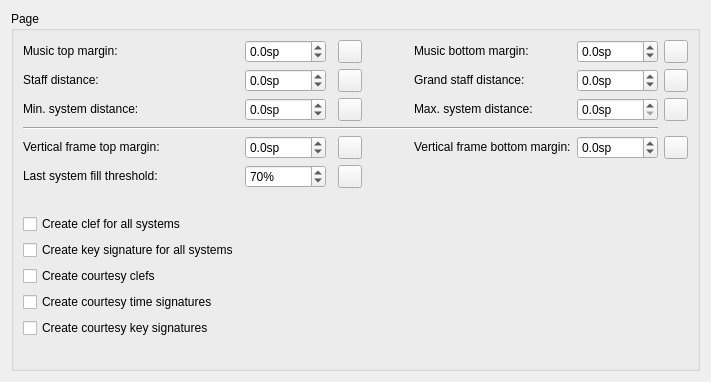
      <widget class="QWidget" name="PagePage">
       <layout class="QVBoxLayout" name="verticalLayout_21">
        <property name="spacing">
         <number>0</number>
        </property>
        <item>
         <widget class="QGroupBox" name="groupBox_13">
          <property name="title">
           <string>Page</string>
          </property>
          <property name="checkable">
           <bool>false</bool>
          </property>
          <layout class="QGridLayout" name="gridLayout_8">
           <property name="verticalSpacing">
            <number>6</number>
           </property>
           <item row="7" column="0" colspan="2">
            <widget class="QCheckBox" name="genClef">
             <property name="sizePolicy">
              <sizepolicy hsizetype="Fixed" vsizetype="Fixed">
               <horstretch>0</horstretch>
               <verstretch>0</verstretch>
              </sizepolicy>
             </property>
             <property name="text">
              <string>Create clef for all systems</string>
             </property>
            </widget>
           </item>
           <item row="1" column="3">
            <widget class="QToolButton" name="resetStaffDistance">
             <property name="toolTip">
              <string>Reset to default</string>
             </property>
             <property name="accessibleName">
              <string>Reset 'Staff distance' value</string>
             </property>
             <property name="text">
              <string notr="true"/>
             </property>
             <property name="icon">
              <iconset resource="musescore.qrc">
               <normaloff>:/data/icons/edit-reset.svg</normaloff>:/data/icons/edit-reset.svg</iconset>
             </property>
            </widget>
           </item>
           <item row="2" column="6">
            <widget class="QDoubleSpinBox" name="maxSystemDistance">
             <property name="sizePolicy">
              <sizepolicy hsizetype="Preferred" vsizetype="Fixed">
               <horstretch>0</horstretch>
               <verstretch>0</verstretch>
              </sizepolicy>
             </property>
             <property name="suffix">
              <string>sp</string>
             </property>
             <property name="decimals">
              <number>1</number>
             </property>
             <property name="minimum">
              <double>0.000000000000000</double>
             </property>
             <property name="maximum">
              <double>1000.000000000000000</double>
             </property>
             <property name="singleStep">
              <double>0.500000000000000</double>
             </property>
            </widget>
           </item>
           <item row="4" column="7">
            <widget class="QToolButton" name="resetFrameSystemDistance">
             <property name="toolTip">
              <string>Reset to default</string>
             </property>
             <property name="accessibleName">
              <string>Reset 'Vertical frame bottom margin' value</string>
             </property>
             <property name="text">
              <string notr="true"/>
             </property>
             <property name="icon">
              <iconset resource="musescore.qrc">
               <normaloff>:/data/icons/edit-reset.svg</normaloff>:/data/icons/edit-reset.svg</iconset>
             </property>
            </widget>
           </item>
           <item row="2" column="1">
            <widget class="QDoubleSpinBox" name="minSystemDistance">
             <property name="sizePolicy">
              <sizepolicy hsizetype="Preferred" vsizetype="Fixed">
               <horstretch>0</horstretch>
               <verstretch>0</verstretch>
              </sizepolicy>
             </property>
             <property name="suffix">
              <string>sp</string>
             </property>
             <property name="decimals">
              <number>1</number>
             </property>
             <property name="minimum">
              <double>-1000.000000000000000</double>
             </property>
             <property name="maximum">
              <double>1000.000000000000000</double>
             </property>
             <property name="singleStep">
              <double>0.500000000000000</double>
             </property>
            </widget>
           </item>
           <item row="6" column="0">
            <spacer name="verticalSpacer_9">
             <property name="orientation">
              <enum>Qt::Vertical</enum>
             </property>
             <property name="sizeType">
              <enum>QSizePolicy::Fixed</enum>
             </property>
             <property name="sizeHint" stdset="0">
              <size>
               <width>20</width>
               <height>20</height>
              </size>
             </property>
            </spacer>
           </item>
           <item row="2" column="5">
            <widget class="QLabel" name="label_191">
             <property name="sizePolicy">
              <sizepolicy hsizetype="Fixed" vsizetype="Fixed">
               <horstretch>0</horstretch>
               <verstretch>0</verstretch>
              </sizepolicy>
             </property>
             <property name="text">
              <string>Max. system distance:</string>
             </property>
             <property name="buddy">
              <cstring>maxSystemDistance</cstring>
             </property>
            </widget>
           </item>
           <item row="2" column="3">
            <widget class="QToolButton" name="resetMinSystemDistance">
             <property name="toolTip">
              <string>Reset to default</string>
             </property>
             <property name="accessibleName">
              <string>Reset 'Min. system distance' value</string>
             </property>
             <property name="text">
              <string notr="true"/>
             </property>
             <property name="icon">
              <iconset resource="musescore.qrc">
               <normaloff>:/data/icons/edit-reset.svg</normaloff>:/data/icons/edit-reset.svg</iconset>
             </property>
            </widget>
           </item>
           <item row="0" column="4">
            <spacer name="horizontalSpacer_43">
             <property name="orientation">
              <enum>Qt::Horizontal</enum>
             </property>
             <property name="sizeHint" stdset="0">
              <size>
               <width>40</width>
               <height>20</height>
              </size>
             </property>
            </spacer>
           </item>
           <item row="12" column="0">
            <spacer>
             <property name="orientation">
              <enum>Qt::Vertical</enum>
             </property>
             <property name="sizeHint" stdset="0">
              <size>
               <width>137</width>
               <height>21</height>
              </size>
             </property>
            </spacer>
           </item>
           <item row="4" column="3">
            <widget class="QToolButton" name="resetSystemFrameDistance">
             <property name="toolTip">
              <string>Reset to default</string>
             </property>
             <property name="accessibleName">
              <string>Reset 'Vertical frame top margin' value</string>
             </property>
             <property name="text">
              <string notr="true"/>
             </property>
             <property name="icon">
              <iconset resource="musescore.qrc">
               <normaloff>:/data/icons/edit-reset.svg</normaloff>:/data/icons/edit-reset.svg</iconset>
             </property>
            </widget>
           </item>
           <item row="0" column="3">
            <widget class="QToolButton" name="resetStaffUpperBorder">
             <property name="toolTip">
              <string>Reset to default</string>
             </property>
             <property name="accessibleName">
              <string>Reset 'Music top margin' value</string>
             </property>
             <property name="text">
              <string notr="true"/>
             </property>
             <property name="icon">
              <iconset resource="musescore.qrc">
               <normaloff>:/data/icons/edit-reset.svg</normaloff>:/data/icons/edit-reset.svg</iconset>
             </property>
            </widget>
           </item>
           <item row="8" column="0">
            <widget class="QCheckBox" name="genKeysig">
             <property name="sizePolicy">
              <sizepolicy hsizetype="Fixed" vsizetype="Fixed">
               <horstretch>0</horstretch>
               <verstretch>0</verstretch>
              </sizepolicy>
             </property>
             <property name="text">
              <string>Create key signature for all systems</string>
             </property>
            </widget>
           </item>
           <item row="5" column="1">
            <widget class="QSpinBox" name="lastSystemFillThreshold">
             <property name="sizePolicy">
              <sizepolicy hsizetype="Preferred" vsizetype="Fixed">
               <horstretch>0</horstretch>
               <verstretch>0</verstretch>
              </sizepolicy>
             </property>
             <property name="suffix">
              <string notr="true">%</string>
             </property>
             <property name="maximum">
              <number>100</number>
             </property>
             <property name="value">
              <number>70</number>
             </property>
            </widget>
           </item>
           <item row="0" column="1">
            <widget class="QDoubleSpinBox" name="staffUpperBorder">
             <property name="sizePolicy">
              <sizepolicy hsizetype="Preferred" vsizetype="Fixed">
               <horstretch>0</horstretch>
               <verstretch>0</verstretch>
              </sizepolicy>
             </property>
             <property name="suffix">
              <string>sp</string>
             </property>
             <property name="decimals">
              <number>1</number>
             </property>
             <property name="minimum">
              <double>-1000.000000000000000</double>
             </property>
             <property name="maximum">
              <double>1000.000000000000000</double>
             </property>
             <property name="singleStep">
              <double>0.500000000000000</double>
             </property>
            </widget>
           </item>
           <item row="0" column="0">
            <widget class="QLabel" name="label_76">
             <property name="sizePolicy">
              <sizepolicy hsizetype="Fixed" vsizetype="Fixed">
               <horstretch>0</horstretch>
               <verstretch>0</verstretch>
              </sizepolicy>
             </property>
             <property name="text">
              <string>Music top margin:</string>
             </property>
             <property name="buddy">
              <cstring>staffUpperBorder</cstring>
             </property>
            </widget>
           </item>
           <item row="1" column="0">
            <widget class="QLabel" name="label_69">
             <property name="sizePolicy">
              <sizepolicy hsizetype="Fixed" vsizetype="Fixed">
               <horstretch>0</horstretch>
               <verstretch>0</verstretch>
              </sizepolicy>
             </property>
             <property name="text">
              <string>Staff distance:</string>
             </property>
             <property name="buddy">
              <cstring>staffDistance</cstring>
             </property>
            </widget>
           </item>
           <item row="9" column="0">
            <widget class="QCheckBox" name="genCourtesyClef">
             <property name="text">
              <string>Create courtesy clefs</string>
             </property>
            </widget>
           </item>
           <item row="0" column="5">
            <widget class="QLabel" name="label_78">
             <property name="sizePolicy">
              <sizepolicy hsizetype="Fixed" vsizetype="Fixed">
               <horstretch>0</horstretch>
               <verstretch>0</verstretch>
              </sizepolicy>
             </property>
             <property name="text">
              <string>Music bottom margin:</string>
             </property>
             <property name="buddy">
              <cstring>staffLowerBorder</cstring>
             </property>
            </widget>
           </item>
           <item row="5" column="3">
            <widget class="QToolButton" name="resetLastSystemFillThreshold">
             <property name="toolTip">
              <string>Reset to default</string>
             </property>
             <property name="accessibleName">
              <string>Reset 'Last system fill threshold' value</string>
             </property>
             <property name="text">
              <string notr="true"/>
             </property>
             <property name="icon">
              <iconset resource="musescore.qrc">
               <normaloff>:/data/icons/edit-reset.svg</normaloff>:/data/icons/edit-reset.svg</iconset>
             </property>
            </widget>
           </item>
           <item row="3" column="0" colspan="7">
            <widget class="QFrame" name="frame_3">
             <property name="frameShape">
              <enum>QFrame::HLine</enum>
             </property>
             <property name="frameShadow">
              <enum>QFrame::Sunken</enum>
             </property>
            </widget>
           </item>
           <item row="2" column="0">
            <widget class="QLabel" name="label_73">
             <property name="sizePolicy">
              <sizepolicy hsizetype="Fixed" vsizetype="Fixed">
               <horstretch>0</horstretch>
               <verstretch>0</verstretch>
              </sizepolicy>
             </property>
             <property name="text">
              <string>Min. system distance:</string>
             </property>
             <property name="buddy">
              <cstring>minSystemDistance</cstring>
             </property>
            </widget>
           </item>
           <item row="10" column="0">
            <widget class="QCheckBox" name="genCourtesyTimesig">
             <property name="sizePolicy">
              <sizepolicy hsizetype="Fixed" vsizetype="Fixed">
               <horstretch>0</horstretch>
               <verstretch>0</verstretch>
              </sizepolicy>
             </property>
             <property name="text">
              <string>Create courtesy time signatures</string>
             </property>
            </widget>
           </item>
           <item row="4" column="6">
            <widget class="QDoubleSpinBox" name="frameSystemDistance">
             <property name="sizePolicy">
              <sizepolicy hsizetype="Preferred" vsizetype="Fixed">
               <horstretch>0</horstretch>
               <verstretch>0</verstretch>
              </sizepolicy>
             </property>
             <property name="suffix">
              <string>sp</string>
             </property>
             <property name="decimals">
              <number>1</number>
             </property>
             <property name="minimum">
              <double>-100.000000000000000</double>
             </property>
             <property name="singleStep">
              <double>0.500000000000000</double>
             </property>
            </widget>
           </item>
           <item row="1" column="6">
            <widget class="QDoubleSpinBox" name="akkoladeDistance">
             <property name="sizePolicy">
              <sizepolicy hsizetype="Preferred" vsizetype="Fixed">
               <horstretch>0</horstretch>
               <verstretch>0</verstretch>
              </sizepolicy>
             </property>
             <property name="suffix">
              <string>sp</string>
             </property>
             <property name="decimals">
              <number>1</number>
             </property>
             <property name="minimum">
              <double>-1000.000000000000000</double>
             </property>
             <property name="maximum">
              <double>1000.000000000000000</double>
             </property>
             <property name="singleStep">
              <double>0.500000000000000</double>
             </property>
            </widget>
           </item>
           <item row="4" column="0">
            <widget class="QLabel" name="label_74">
             <property name="sizePolicy">
              <sizepolicy hsizetype="Fixed" vsizetype="Fixed">
               <horstretch>0</horstretch>
               <verstretch>0</verstretch>
              </sizepolicy>
             </property>
             <property name="text">
              <string>Vertical frame top margin:</string>
             </property>
             <property name="buddy">
              <cstring>systemFrameDistance</cstring>
             </property>
            </widget>
           </item>
           <item row="1" column="1">
            <widget class="QDoubleSpinBox" name="staffDistance">
             <property name="sizePolicy">
              <sizepolicy hsizetype="Preferred" vsizetype="Fixed">
               <horstretch>0</horstretch>
               <verstretch>0</verstretch>
              </sizepolicy>
             </property>
             <property name="suffix">
              <string>sp</string>
             </property>
             <property name="decimals">
              <number>1</number>
             </property>
             <property name="minimum">
              <double>-1000.000000000000000</double>
             </property>
             <property name="maximum">
              <double>1000.000000000000000</double>
             </property>
             <property name="singleStep">
              <double>0.500000000000000</double>
             </property>
            </widget>
           </item>
           <item row="2" column="7">
            <widget class="QToolButton" name="resetMaxSystemDistance">
             <property name="toolTip">
              <string>Reset to default</string>
             </property>
             <property name="accessibleName">
              <string>Reset 'Max. system distance' value</string>
             </property>
             <property name="text">
              <string notr="true"/>
             </property>
             <property name="icon">
              <iconset resource="musescore.qrc">
               <normaloff>:/data/icons/edit-reset.svg</normaloff>:/data/icons/edit-reset.svg</iconset>
             </property>
            </widget>
           </item>
           <item row="4" column="1">
            <widget class="QDoubleSpinBox" name="systemFrameDistance">
             <property name="sizePolicy">
              <sizepolicy hsizetype="Preferred" vsizetype="Fixed">
               <horstretch>0</horstretch>
               <verstretch>0</verstretch>
              </sizepolicy>
             </property>
             <property name="suffix">
              <string>sp</string>
             </property>
             <property name="decimals">
              <number>1</number>
             </property>
             <property name="minimum">
              <double>-100.000000000000000</double>
             </property>
             <property name="singleStep">
              <double>0.500000000000000</double>
             </property>
            </widget>
           </item>
           <item row="4" column="5">
            <widget class="QLabel" name="label_75">
             <property name="sizePolicy">
              <sizepolicy hsizetype="Fixed" vsizetype="Fixed">
               <horstretch>0</horstretch>
               <verstretch>0</verstretch>
              </sizepolicy>
             </property>
             <property name="text">
              <string>Vertical frame bottom margin:</string>
             </property>
             <property name="buddy">
              <cstring>frameSystemDistance</cstring>
             </property>
            </widget>
           </item>
           <item row="0" column="6">
            <widget class="QDoubleSpinBox" name="staffLowerBorder">
             <property name="sizePolicy">
              <sizepolicy hsizetype="Preferred" vsizetype="Fixed">
               <horstretch>0</horstretch>
               <verstretch>0</verstretch>
              </sizepolicy>
             </property>
             <property name="suffix">
              <string>sp</string>
             </property>
             <property name="decimals">
              <number>1</number>
             </property>
             <property name="minimum">
              <double>-1000.000000000000000</double>
             </property>
             <property name="maximum">
              <double>1000.000000000000000</double>
             </property>
             <property name="singleStep">
              <double>0.500000000000000</double>
             </property>
            </widget>
           </item>
           <item row="1" column="7">
            <widget class="QToolButton" name="resetAkkoladeDistance">
             <property name="toolTip">
              <string>Reset to default</string>
             </property>
             <property name="accessibleName">
              <string>Reset 'Grand staff distance' value</string>
             </property>
             <property name="text">
              <string notr="true"/>
             </property>
             <property name="icon">
              <iconset resource="musescore.qrc">
               <normaloff>:/data/icons/edit-reset.svg</normaloff>:/data/icons/edit-reset.svg</iconset>
             </property>
            </widget>
           </item>
           <item row="0" column="7">
            <widget class="QToolButton" name="resetStaffLowerBorder">
             <property name="toolTip">
              <string>Reset to default</string>
             </property>
             <property name="accessibleName">
              <string>Reset 'Music bottom margin' value</string>
             </property>
             <property name="text">
              <string notr="true"/>
             </property>
             <property name="icon">
              <iconset resource="musescore.qrc">
               <normaloff>:/data/icons/edit-reset.svg</normaloff>:/data/icons/edit-reset.svg</iconset>
             </property>
            </widget>
           </item>
           <item row="1" column="5">
            <widget class="QLabel" name="label_70">
             <property name="sizePolicy">
              <sizepolicy hsizetype="Fixed" vsizetype="Fixed">
               <horstretch>0</horstretch>
               <verstretch>0</verstretch>
              </sizepolicy>
             </property>
             <property name="text">
              <string>Grand staff distance:</string>
             </property>
             <property name="buddy">
              <cstring>akkoladeDistance</cstring>
             </property>
            </widget>
           </item>
           <item row="11" column="0">
            <widget class="QCheckBox" name="genCourtesyKeysig">
             <property name="text">
              <string>Create courtesy key signatures</string>
             </property>
            </widget>
           </item>
           <item row="5" column="0">
            <widget class="QLabel" name="label_77">
             <property name="sizePolicy">
              <sizepolicy hsizetype="Fixed" vsizetype="Fixed">
               <horstretch>0</horstretch>
               <verstretch>0</verstretch>
              </sizepolicy>
             </property>
             <property name="text">
              <string>Last system fill threshold:</string>
             </property>
             <property name="buddy">
              <cstring>lastSystemFillThreshold</cstring>
             </property>
            </widget>
           </item>
          </layout>
         </widget>
        </item>
       </layout>
      </widget>
